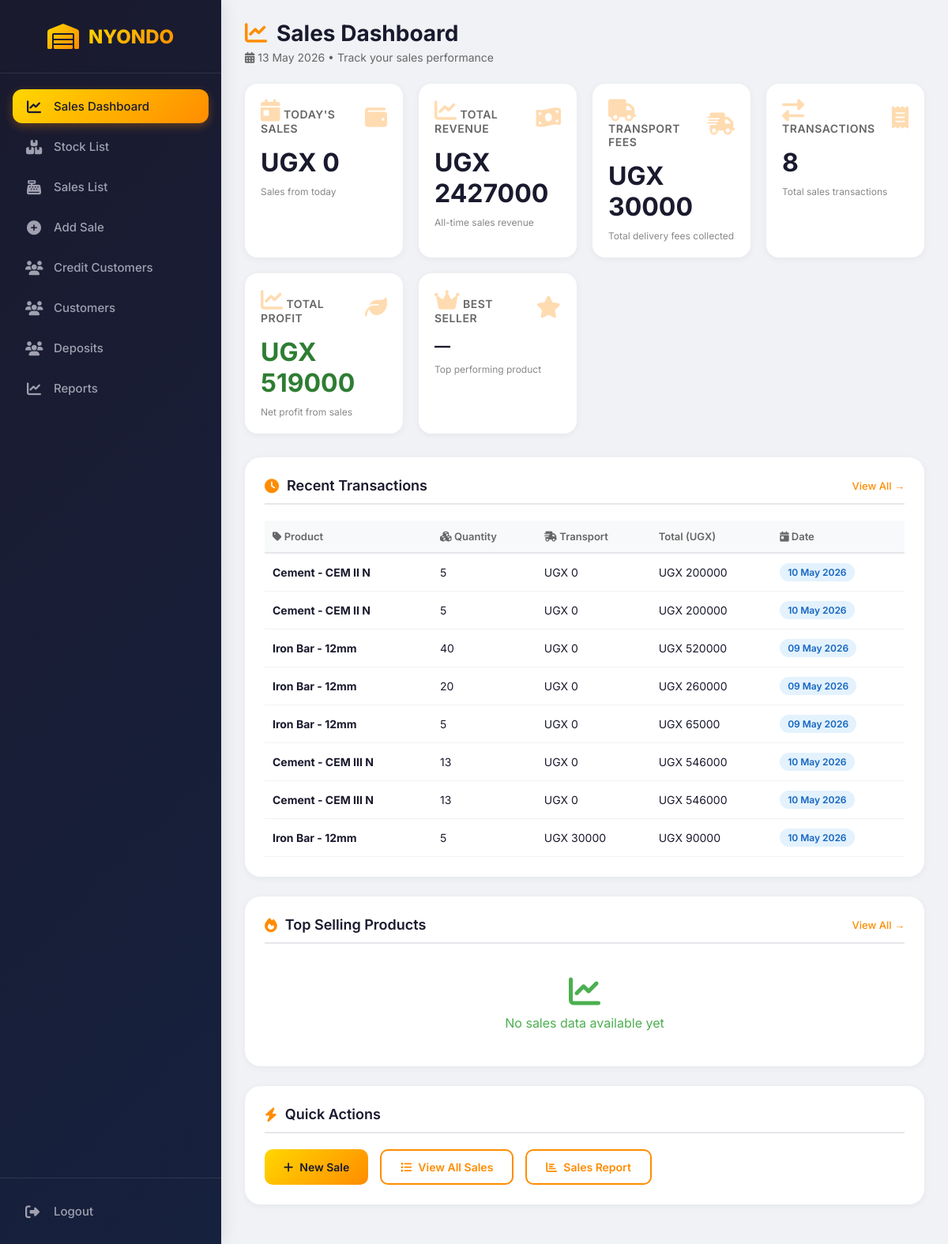
/sale_dashboard/, run on an earlier commit of the app's database.
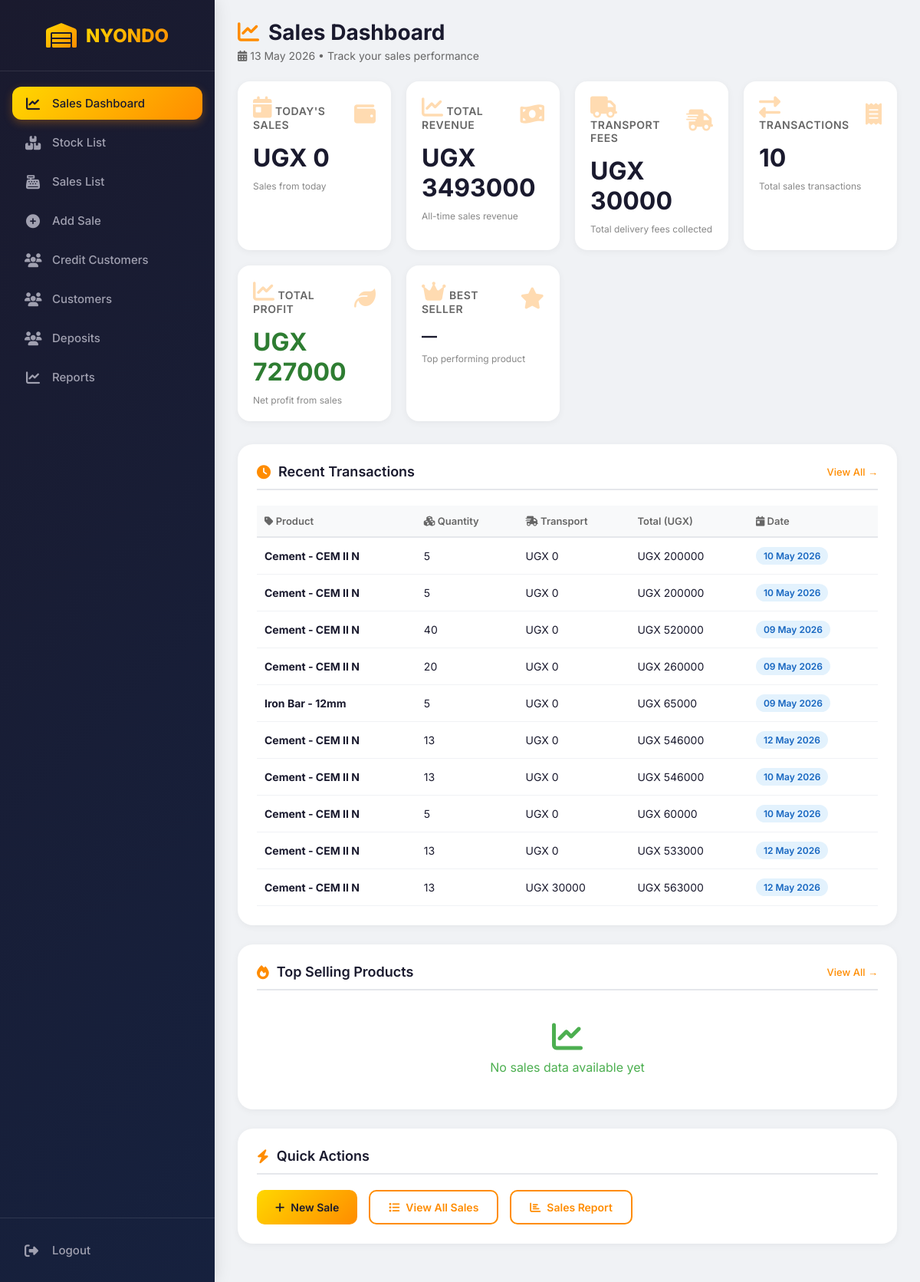
And on a later commit of the database.
### web/models.py (models this page shows, shortened)
class Sale(models.Model):
    PAYMENT_METHOD_CHOICES = [
        ('cash', 'Cash'),
        ('mobile_money', 'Mobile Money'),
        ('bank_transfer', 'Bank Transfer'),
        ('credit', 'Credit'),
    ]
    product = models.ForeignKey(
        Stock,
        on_delete=models.PROTECT
    )
    customer = models.ForeignKey(
        Customer,
        on_delete=models.SET_NULL,
        null=True
    )
    quantity_sold = models.IntegerField(
        validators=[MinValueValidator(1)]
    )
    unit_selling_price = models.DecimalField(
        max_digits=12,
        decimal_places=2,
        validators=[MinValueValidator(Decimal('0.01'))]
    )
    unit_cost_price = models.DecimalField(
        max_digits=12,
        decimal_places=2,
        validators=[MinValueValidator(Decimal('0.01'))]
    )
    subtotal = models.DecimalField(
        max_digits=12,
        decimal_places=2,
        default=Decimal('0.00')
    )
    profit = models.DecimalField(
        max_digits=12,
        decimal_places=2,
        default=Decimal('0.00')
    )
    final_total = models.DecimalField(
        max_digits=12,
        decimal_places=2,
        default=Decimal('0.00')
    )
    payment_method = models.CharField(
        max_length=20,
        choices=PAYMENT_METHOD_CHOICES,
        default='cash'
    )
    transport_fee = models.DecimalField(
        max_digits=12,
        decimal_places=2,
        default=Decimal('0.00'),
        validators=[MinValueValidator(Decimal('0.00'))]
    )
    amount_paid = models.DecimalField(
        max_digits=12,
        decimal_places=2,
        default=Decimal('0.00')
    )
    balance_due = models.DecimalField(
        max_digits=12,
        decimal_places=2,
        default=Decimal('0.00')
    )
    due_date = models.DateTimeField(
        blank=True,
        null=True
    )
    is_fully_paid = models.BooleanField(default=False)
    sale_date = models.DateTimeField(auto_now_add=True)
    sold_by = models.CharField(
        max_length=50,
        blank=True,
        null=True
    )
    notes = models.TextField(
        blank=True,
        null=True
    )

class Stock(models.Model):
    CATEGORY_CHOICES = [
        ('cement', 'Cement'),
        ('steel', 'Steel / Iron Bars'),
        ('nails', 'Nails'),
        ('hardware', 'Hardware'),
        ('roofing', 'Roofing'),
    ]
    STATUS_CHOICES = [
        ('critical', 'Critical - Below 10 units'),
        ('low', 'Low Stock - Below 30 units'),
        ('normal', 'Normal Stock'),
        ('overstock', 'Overstock'),
    ]
    PAYMENT_METHOD_CHOICES = [
        ('cash', 'Cash'),
        ('bank_transfer', 'Bank Transfer'),
        ('credit', 'Credit (Pay Later)'),
        ('cheque', 'Cheque'),
        ('mobile_money', 'Mobile Money'),
    ]
    UNIT_CHOICES = [
        ('pcs', 'Pieces'),
        ('kg', 'Kilograms'),
        ('bags', 'Bags'),
    ]
    product_name = models.CharField(max_length=50)
    category = models.CharField(
        max_length=60,
        choices=CATEGORY_CHOICES
    )
    description = models.TextField(
        blank=True,
        null=True
    )
    quantity = models.IntegerField(
        default=0,
        validators=[MinValueValidator(0)]
    )
    minimum_stock_level = models.IntegerField(
        default=10,
        validators=[MinValueValidator(0)]
    )
    maximum_stock_level = models.IntegerField(
        default=500,
        validators=[MinValueValidator(0)]
    )
    reorder_quantity = models.IntegerField(
        default=50,
        validators=[MinValueValidator(0)]
    )
    unit = models.CharField(
        max_length=10,
        choices=UNIT_CHOICES,
        default='pcs'
    )
    unit_cost = models.DecimalField(
        max_digits=12,
        decimal_places=2,
        validators=[MinValueValidator(Decimal('0.01'))]
    )
    selling_price = models.DecimalField(
        max_digits=12,
        decimal_places=2,
        validators=[MinValueValidator(Decimal('0.01'))]
    )
    received_date = models.DateField(auto_now_add=True)
    supplier = models.ForeignKey(
        Supplier,
        on_delete=models.SET_NULL,
        null=True
    )
    payment_method = models.CharField(
        max_length=20,
        choices=PAYMENT_METHOD_CHOICES,
        default='cash'
    )
    credit_due_date = models.DateField(
        blank=True,
        null=True
    )
    is_paid = models.BooleanField(default=False)
    status = models.CharField(
        max_length=20,
        choices=STATUS_CHOICES,
        default='normal'
    )
    notes = models.TextField(
        blank=True,
        null=True
    )
    def __str__(self):
        return self.product_name

### web/views.py (the view)
# urls.py: path('sale_dashboard/', views.sale_dashboard, name="sale_dashboard"),
def sale_dashboard(request):
    all_sale = Sale.objects.all()
    current_date = datetime.date.today()
    total_revenue = Sale.objects.aggregate(
        total=Sum('final_total')
    )['total'] or 0
    total_transport = Sale.objects.aggregate(
        total=Sum('transport_fee')
    )['total'] or 0
    today_sales = Sale.objects.filter(
    sale_date=datetime.date.today()
    ).aggregate(
    total=Sum('final_total')
    )['total'] or 0
    total_transactions = Sale.objects.aggregate(
        total=Count('id')
    )['total'] or 0
    total_profit = 0
    for sale in all_sale:
        total_profit += Decimal(sale.profit)
    quantity_sold = Sale.objects.aggregate(total=Sum('quantity_sold'))['total'] or 0
    context = {
        "current_date": current_date,
        "recent_sales":all_sale,
        "total_transactions":total_transactions,
        "total_profit":total_profit,
        "total_transport":total_transport,
        "quantity_sold":quantity_sold,
        "date":current_date,
        "total_revenue":total_revenue,
        "total_sales_today": today_sales,
    }
    return render(request,"sale_dashboard.html", context)

### web/templates/sale_dashboard.html (shortened to what the changed rows need)
<!doctype html>
<html lang="en">
  <head>
    <link
      rel="stylesheet"
      href="https://cdnjs.cloudflare.com/ajax/libs/font-awesome/6.4.0/css/all.min.css"
    />
  </head>
  <body>
    <div class="main-content">
      <div class="page-header">
        <h2><i class="fas fa-chart-line"></i> Sales Dashboard</h2>
      </div>
      <div class="cards">
        <div class="card">
          <div class="card-header">
            <h3><i class="fas fa-chart-line"></i> Total Revenue</h3>
            <i class="fas fa-money-bill-wave"></i>
          </div>
          <div class="card-value">
            UGX {{ total_revenue|default:"0"|floatformat:0 }}
          </div>
          <div class="card-footer">All-time sales revenue</div>
        </div>
        <div class="card">
          <div class="card-header">
            <h3><i class="fas fa-exchange-alt"></i> Transactions</h3>
            <i class="fas fa-receipt"></i>
          </div>
          <div class="card-value">{{ total_transactions|default:"0" }}</div>
          <div class="card-footer">Total sales transactions</div>
        </div>
        <div class="card">
          <div class="card-header">
            <h3><i class="fas fa-chart-line"></i> Total Profit</h3>
            <i class="fas fa-leaf"></i>
          </div>
          <div class="card-value" style="color: #2e7d32">
            UGX {{ total_profit|default:"0"|floatformat:0 }}
          </div>
          <div class="card-footer">Net profit from sales</div>
        </div>
      </div>
      <div class="section">
        <table class="data-table">
          <thead>
            <tr>
              <th><i class="fas fa-tag"></i> Product</th>
              <th><i class="fas fa-cubes"></i> Quantity</th>
              <th><i class="fas fa-truck-fast"></i> Transport</th>
              <th> Total (UGX)</th>
              <th><i class="fas fa-calendar-day"></i> Date</th>
            </tr>
          </thead>
          <tbody>
            {% for sale in recent_sales %}
            <tr>
              <td><strong>{{ sale.product }}</strong></td>
              <td>{{ sale.quantity_sold }}</td>
              <td>UGX {{ sale.transport_fee|floatformat:0 }}</td>
              <td>UGX {{ sale.final_total|floatformat:0 }}</td>
              <td>
                <span class="badge-info">{{ sale.sale_date|date:"d M Y" }}</span>
              </td>
            </tr>
            {% empty %}
            <tr>
              <td colspan="5" style="text-align: center">
                No sales records available
              </td>
            </tr>
            {% endfor %}
          </tbody>
        </table>
      </div>
    </div>
  </body>
</html>

What changed in the data, as far as the page shows it:
changed Sale (number 3 of 10 on the later page): product "Iron Bar - 12mm" → "Cement - CEM II N"
changed Sale (number 4 of 10 on the later page): product "Iron Bar - 12mm" → "Cement - CEM II N"
changed Sale (number 6 of 10 on the later page): product "Cement - CEM III N" → "Cement - CEM II N"; sale_date "10 May 2026" → "12 May 2026"
changed Sale (number 7 of 10 on the later page): product "Cement - CEM III N" → "Cement - CEM II N"
changed Sale (number 8 of 10 on the later page): product "Iron Bar - 12mm" → "Cement - CEM II N"; transport_fee "30000" → "0"; final_total "90000" → "60000"
added Sale: product "Cement - CEM II N", quantity_sold "13", transport_fee "0", final_total "533000", sale_date "12 May 2026"
added Sale: product "Cement - CEM II N", quantity_sold "13", transport_fee "30000", final_total "563000", sale_date "12 May 2026"
Also different on the page:
{{ total_revenue|default:"0"|floatformat:0 }}: "2427000" → "3493000"
{{ total_transactions|default:"0" }}: "8" → "10"
{{ total_profit|default:"0"|floatformat:0 }}: "519000" → "727000"
